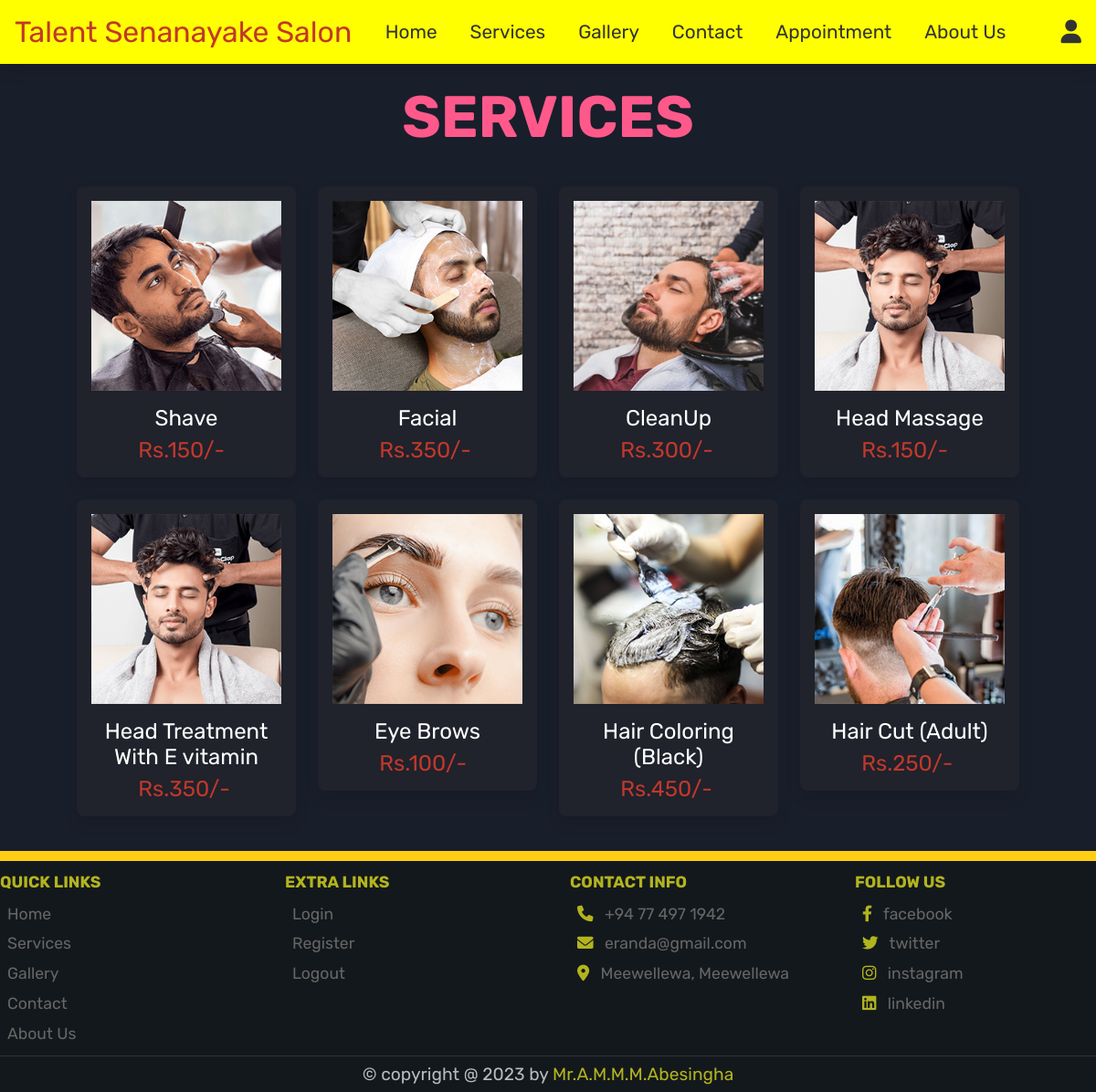
Screenshot of /services.php (signed in) with the database file from the repository.
### tables this page shows
CREATE TABLE `services` (
  `id` int(11) NOT NULL,
  `name` varchar(100) NOT NULL,
  `price` int(11) NOT NULL,
  `image` varchar(100) NOT NULL
);

### services.php (the view, shortened to what this page needs)
<?php
include 'config.php';
?>
<!DOCTYPE html>
<html lang="en">
<head>
   <link rel="stylesheet" href="https://cdnjs.cloudflare.com/ajax/libs/font-awesome/6.0.0/css/all.min.css">
   <link rel="stylesheet" href="css/user_style.css">
</head>
<body>
<?php include 'header.php'; ?>
<div class="back_2">
<div class="heading">
   <h3>Services</h3>
</div>
<br>
<br>
<section class="services">
   <div class="box-container">
      <?php
         $select_services = mysqli_query($conn, "SELECT * FROM `services`") or die('query failed');
         if(mysqli_num_rows($select_services) > 0){
            while($fetch_services = mysqli_fetch_assoc($select_services)){
      ?>
     <form action="" method="post" class="box">
      <img class="image" src="uploaded_img/<?php echo $fetch_services['image']; ?>" alt="">
      <div class="name"><?php echo $fetch_services['name']; ?></div>
      <div class="price">Rs.<?php echo $fetch_services['price']; ?>/-</div>
     </form>
      <?php
         }
      }else{
         echo '<p class="empty">no services added yet!</p>';
      }
      ?>
   </div>
</section>
<br>
<br>
   </div>
   <div style="margin:top 0px; padding:1px 1px 10px; background-color: #FFCD13;"></div>
<?php include 'footer.php'; ?>
</body>
</html>

### css/user_style.css (style rules this page uses)
:root { --purple:#7f2a4b; --yellow : rgba(248, 248, 32, 0.699); --red:#c0392b; --orange:#f39c12; --black:#333; --white:#fff; --light-color:#666; --light-white:#ccc; --light-bg:#f5f5f5; --border:.1rem solid var(--black); --box-shadow:0 .5rem 1rem rgba(0,0,0,.1); }
* { font-family: 'Rubik', sans-serif; margin:0; padding:0; box-sizing: border-box; outline: none; border:none; text-decoration: none; transition:all .2s linear; }
* { box-sizing: border-box }
img { vertical-align: middle; }
.heading h3 { padding-top: 20px; font-size: 4rem; color:rgb(255, 89, 139); text-transform: uppercase; text-align: center; transition: all 0.4s ease-in-out; }
.services .box-container { max-width: 1200px; margin:0 auto; display: grid; grid-template-columns: repeat(auto-fit, 15rem); align-items: flex-start; gap:1.5rem; justify-content: center; }
.services .box-container .box { border-radius: .5rem; background-color: rgba(53, 50, 50, 0.253); box-shadow: var(--box-shadow); padding:1rem; text-align: center; position: relative; transition: all 0.4s ease-in-out; }
.services .box-container .box .image { height: 13rem; }
.services .box-container .box .name { padding:1rem 0 ; margin-bottom: 1.2rem; font-size: 1.5rem; color:var(--white); }
.services .box-container .box .price { position: absolute; bottom:0.5rem; left:3.7rem; border-radius: .5rem; padding:0.5rem; font-size: 1.5rem; color:var(--red); }
.back_2 { background-color: rgb(25, 30, 43); height: 100%; width: 100%; }

### rows the page displays
services: image (picture), name "Shave", price "150"
services: image (picture), name "Facial", price "350"
services: image (picture), name "CleanUp", price "300"
services: image (picture), name "Head Massage", price "150"
services: image (picture), name "Head Treatment With E vitamin", price "350"
services: image (picture), name "Eye Brows", price "100"
services: image (picture), name "Hair Coloring (Black)", price "450"
services: image (picture), name "Hair Cut (Adult)", price "250"
